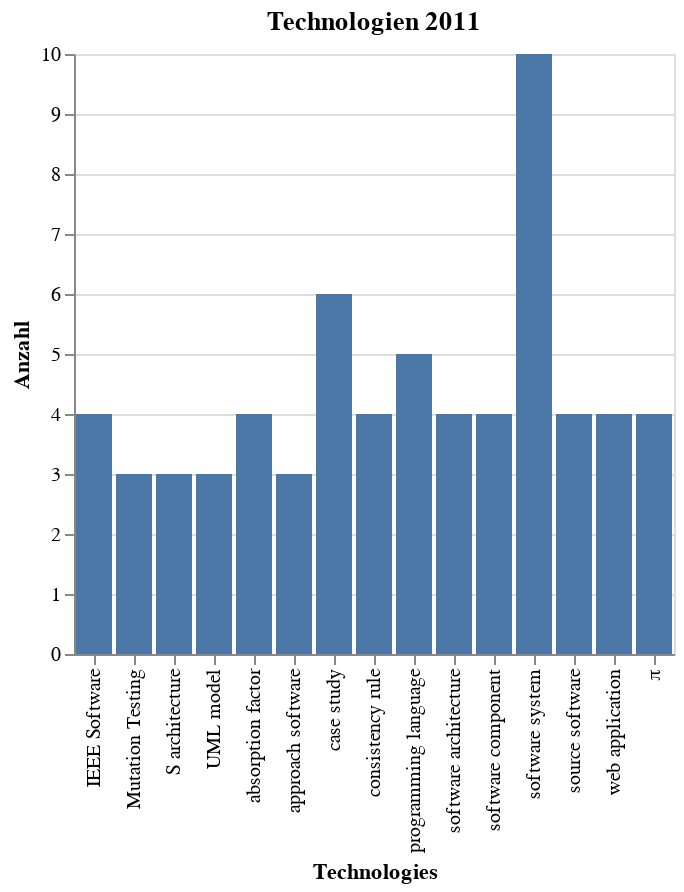

The cell this chart's notebook holds for it:
### Markdown cell above
## Balkendiagramm 2011

### Code cell
year = 2011
d = data_words[year].nlargest(anzahl_top_topics).sort_values(ascending=False)
source = pd.DataFrame({'Technologies': d.index,
                            'Anzahl': d})
alt.Chart(source).mark_bar().encode(
        x='Technologies:O',
        y='Anzahl:Q'
    ).properties(
    title=f'Technologien {year}')

### Figure 1 — Vega-Lite specification as saved in the notebook (floating-point values rounded to 4 significant figures)
{"config": {"view": {"continuousWidth": 400, "continuousHeight": 300}}, "data": {"name": "data-7cfe4f49e6e55194efc87d4aa903584b"}, "mark": "bar", "encoding": {"x": {"type": "ordinal", "field": "Technologies"}, "y": {"type": "quantitative", "field": "Anzahl"}}, "title": "Technologien 2011", "$schema": "https://vega.github.io/schema/vega-lite/v4.8.1.json", "datasets": {"data-7cfe4f49e6e55194efc87d4aa903584b": [{"Technologies": "software system", "Anzahl": 10}, {"Technologies": "case study", "Anzahl": 6}, {"Technologies": "programming language", "Anzahl": 5}, {"Technologies": "π", "Anzahl": 4}, {"Technologies": "web application", "Anzahl": 4}, {"Technologies": "source software", "Anzahl": 4}, {"Technologies": "software component", "Anzahl": 4}, {"Technologies": "software architecture", "Anzahl": 4}, {"Technologies": "consistency rule", "Anzahl": 4}, {"Technologies": "absorption factor", "Anzahl": 4}, {"Technologies": "IEEE Software", "Anzahl": 4}, {"Technologies": "approach software", "Anzahl": 3}, {"Technologies": "UML model", "Anzahl": 3}, {"Technologies": "S architecture", "Anzahl": 3}, {"Technologies": "Mutation Testing", "Anzahl": 3}]}}
